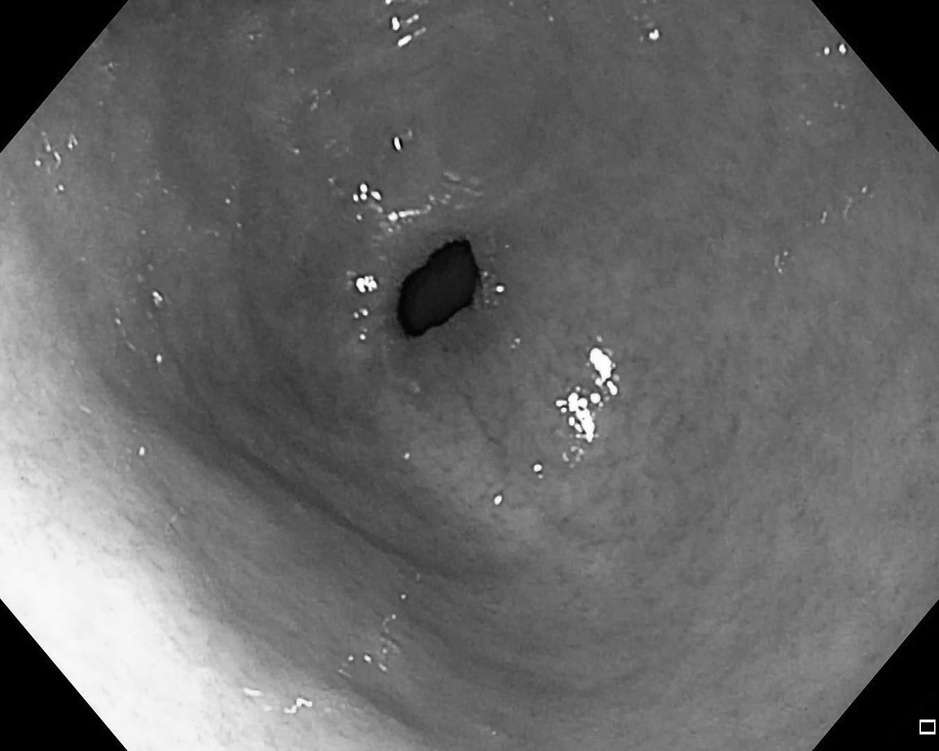
#> input picture subRE/Espaciodecolor/Y/00024.jpg, 939 x 751 px, shrunk from 1349 x 1079 before the run; its folder holds only this picture in this run
$ python primerLuminaciaSthele.py
#> lines starting #> are read from the running program, lines starting #| are printed output that depends on the picture
# -*- coding: utf-8 -*-
"""
Created on Mon Jul 22 21:50:34 2019

@author: Nataly
"""

import cv2
import pylab as plt
from matplotlib import pyplot as plt
import numpy as np
from pylab import *
import glob

for imgfile in glob.glob("*.jpg"):
    ima=cv2.imread(imgfile)
#> ima is the input picture: shape (751, 939, 3); min 0, max 255, mean 104.6
    plt.imshow(ima)
    plt.show()
    hist = cv2.calcHist([ima],[0],None,[256],[0,255])
#> hist = 256 values, max 32452 at index 0, min 0 at index 255, mean 2754.3
    plt.plot(hist)
    plt.show()
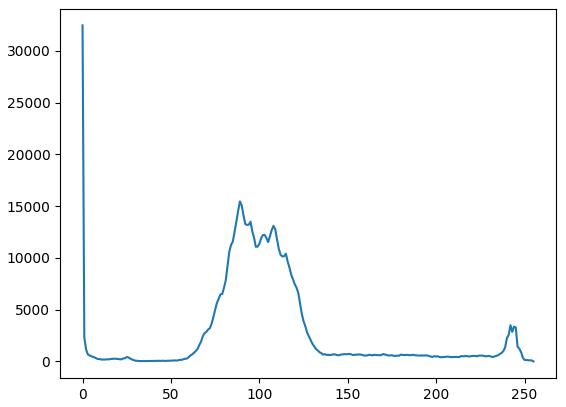
#> figure drawn by matplotlib, 1 panel; curve peaks at x = 0, y = 32452
